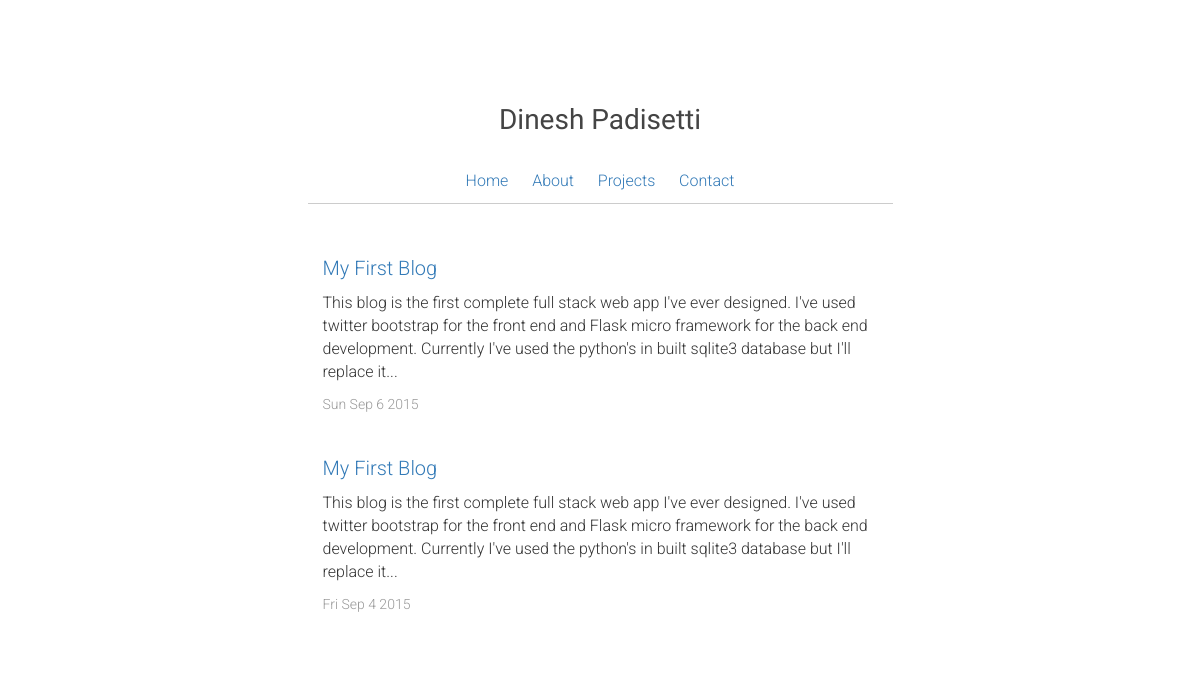
Before: / with the older database file.
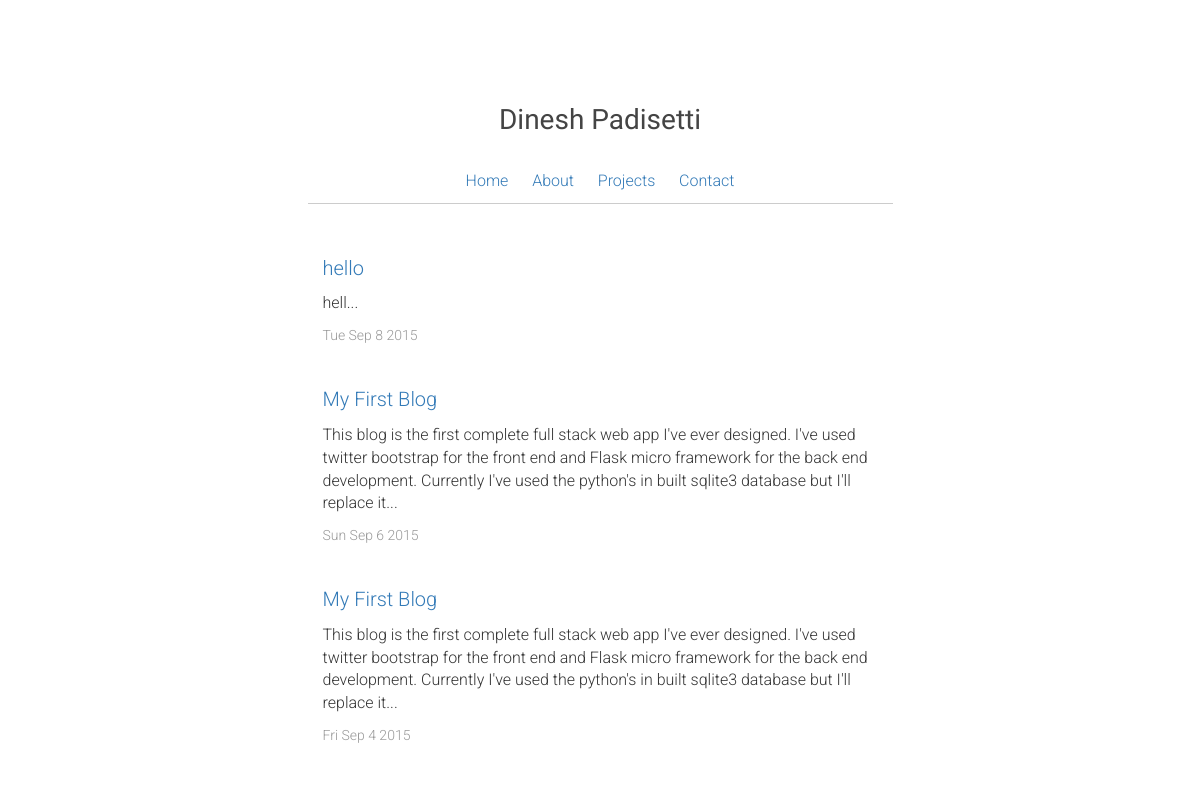
After: the same page with the newer database file.
### tables this page shows
CREATE TABLE "blog" (
	`id`	INTEGER PRIMARY KEY AUTOINCREMENT,
	`title`	TEXT,
	`article`	TEXT,
	`time`	TEXT
);

### server.py (the view)
@app.route('/')
def index():
	list_of_articles = db_connect()
	print list_of_articles
	return render_template('index.html', articles = list_of_articles ,summary = summary)

### server.py (called while the page is built)
def summary(article):
	pos = article.find(" ",250)
	return article[:pos]

def db_connect():
	conn = sqlite3.connect('example.db')
	c = conn.cursor()
	c.execute('SELECT id,title,article,time FROM blog order by id DESC')
	list_of_articles = c.fetchall()
	conn.close()
	return list_of_articles

### templates/index.html
{% extends "layout.html" %}
{% block content %}
    {% for item in articles %}
	<p class="title"><a href={{ "/post/%s"%item[0] }}>{{ item[1] }}</a></p>
	<p class="article">{{ summary(item[2])+"..." }}</p>
	<span style="color:#999;font-size:14px;font-weight:300">{{ item[3] }}</span><br><br><br>
    {% endfor %}
{% endblock %}

### templates/layout.html (shortened to what this page needs)
<!DOCTYPE html>
<html>
<head>
    {% block head %}
	<link rel="stylesheet" type="text/css" href="/static/css/bootstrap.min.css">
	<link rel="stylesheet" type="text/css" href="/static/css/index.css">
	{% endblock %}
</head>
<body>
	<div class="container" style="margin-top:100px;">
	    <div class="row">
	    	<div class="col-md-3"></div>
	    	<div class="col-md-6 head">
	    		<div class="heading">
	    		    Dinesh Padisetti
	    		    <br>
	    		    <p class="links">
	    		    	<a href="/">Home</a> &emsp; <a href="#">About</a> &emsp; <a href="#">Projects</a> &emsp; <a href="#">Contact</a>
	    		    </p>
	    		</div>
	    	</div>
	    	<div class="col-md-3"></div>
	    </div>
		<div class="row">
			<div class="col-md-3"></div>
			<div class="col-md-6">
				{% block content %}{% endblock %}
			</div>
			<div class="col-md-3"></div>
		</div>
	</div>
</body>
</html>

### static/css/index.css (style rules this page uses)
body { font-family: 'Roboto'; }
.head { margin-bottom: 50px; padding-bottom: 0px; border-bottom: solid 1px #ccc; }
.heading { color: #444; font-family: 'Nixie One'; font-size: 28px; width: 100%; text-align: center; }
.heading .links { font-weight: 300; font-size: 16px; font-family: 'Roboto'; margin-top: 30px; }
.title { font-weight: 300; font-size: 20px; }
.article { font-weight: 300; font-size: 16px; }

Changed rows visible on the page:
added blog: title "hello", article "hell...", time "Tue Sep 8 2015"
